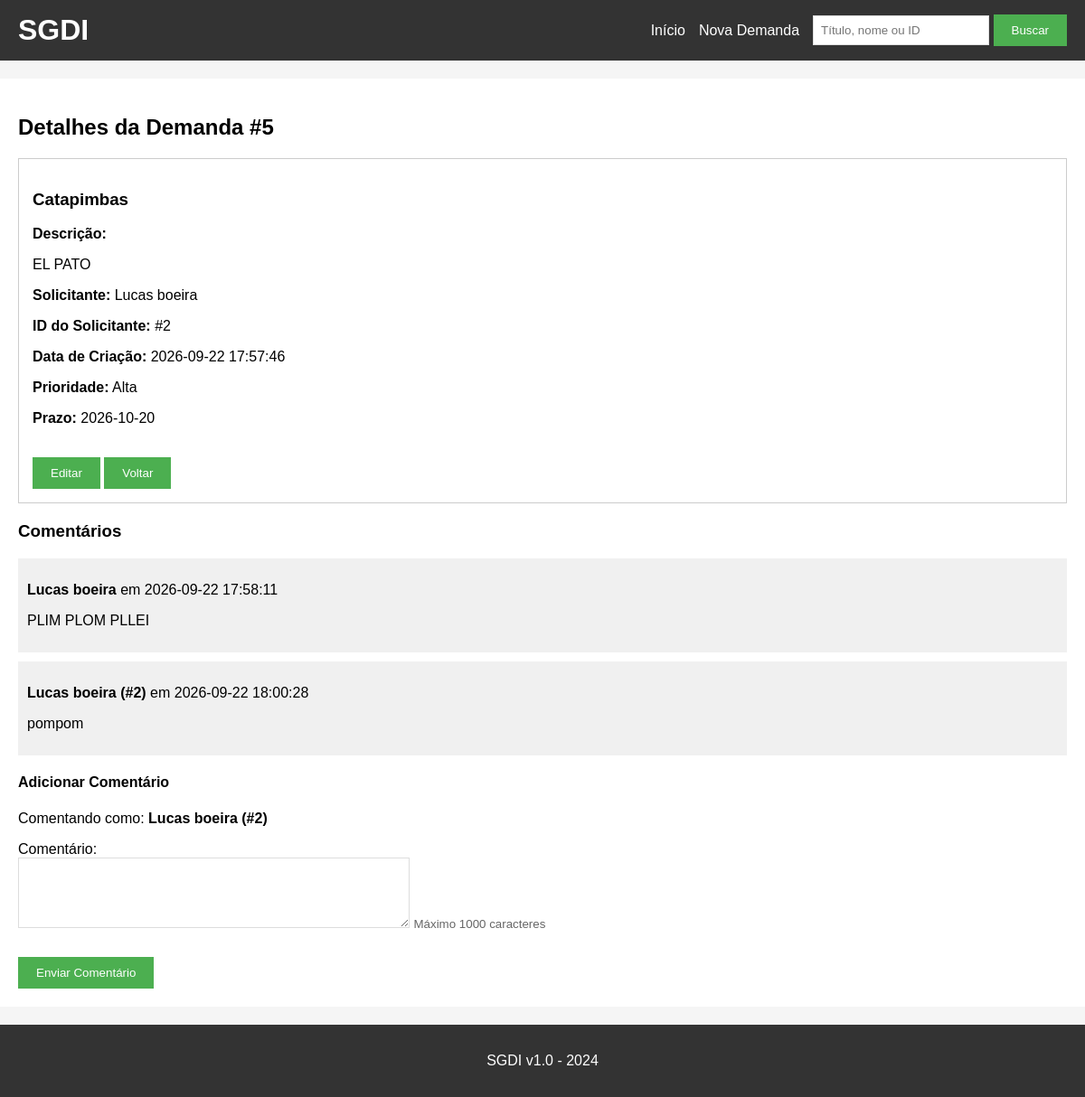
Before: /detalhes/5 (signed in) with the older database file.
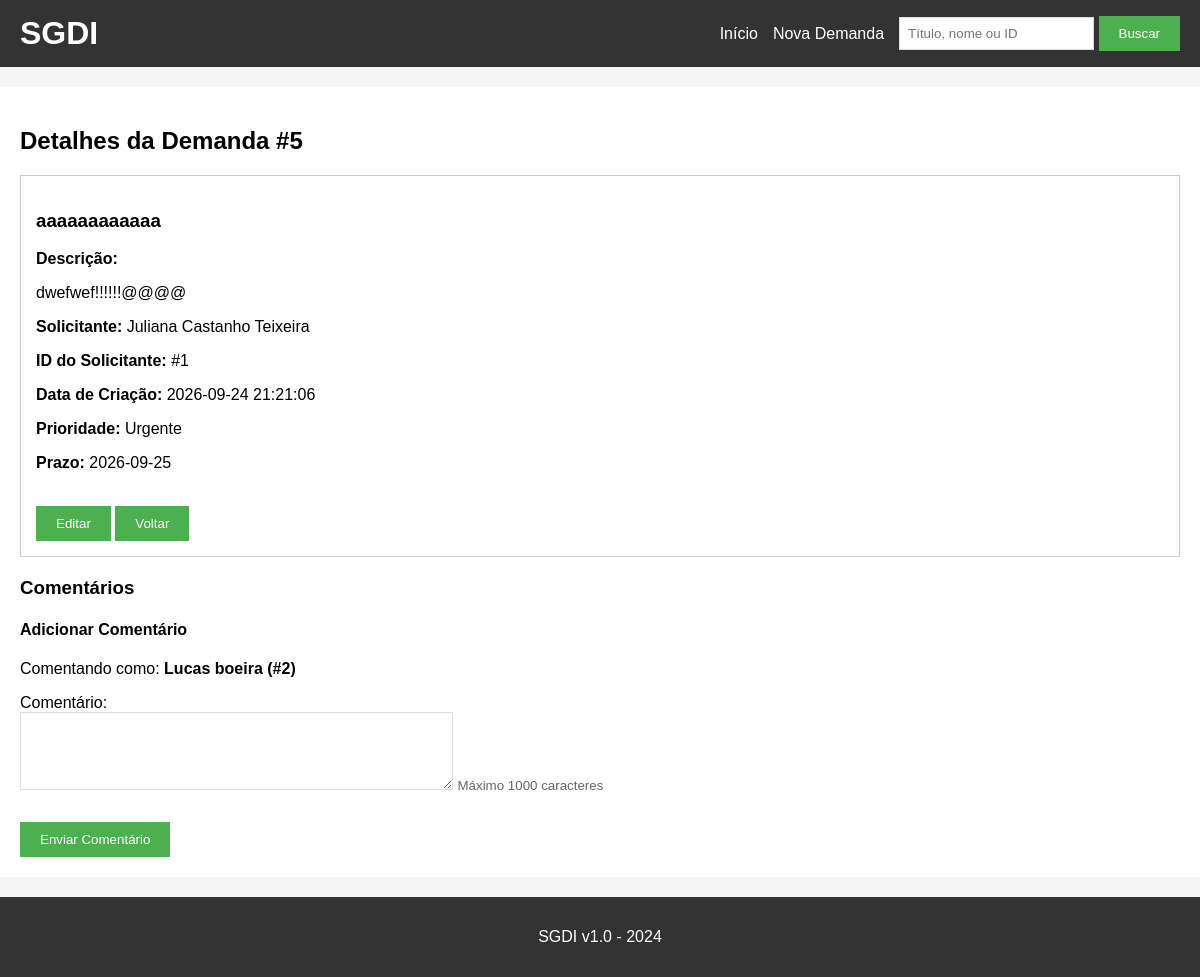
After: the same page with the newer database file.
### tables this page shows
CREATE TABLE demandas (
    id INTEGER PRIMARY KEY AUTOINCREMENT,
    titulo TEXT NOT NULL,
    descricao TEXT,
    solicitante TEXT,
    solicitante_id INTEGER,
    data_criacao TEXT,
    prioridade TEXT,
    prazo TEXT,
    FOREIGN KEY (solicitante_id) REFERENCES solicitantes (id)
);

CREATE TABLE comentarios (
    id INTEGER PRIMARY KEY AUTOINCREMENT,
    demanda_id INTEGER,
    comentario TEXT,
    autor TEXT,
    data TEXT,
    FOREIGN KEY (demanda_id) REFERENCES demandas (id)
);

### app.py (the view)
@app.route('/detalhes/<id>')
def detalhes(id):
    conn = get_db()
    cursor = conn.cursor()
    demanda = cursor.execute('SELECT * FROM demandas WHERE id=?', (id,)).fetchone()
    comentarios = cursor.execute('SELECT * FROM comentarios WHERE demanda_id=?', (id,)).fetchall()
    conn.close()
    return render_template('detalhes.html', demanda=demanda, comentarios=comentarios)

### app.py (called while the page is built)
def get_db():
    conn = sqlite3.connect('demandas.db')
    conn.row_factory = sqlite3.Row
    return conn

@app.before_request #Chama a função automaticamente antes de toda requisição
def verificar_login():
    if 'email' not in session and request.endpoint not in ['login', 'logout', 'static']:
        return redirect(url_for('login'))

### templates/detalhes.html
{% extends "base.html" %}
{% block content %}
<h2>Detalhes da Demanda #{{ demanda[0] }}</h2>
<div class="detail-box">
    <h3>{{ demanda[1] }}</h3>
    <p><strong>Descrição:</strong></p>
    <p>{{ demanda[2] }}</p>
    <p><strong>Solicitante:</strong> {{ demanda[3] }}</p>
    <p><strong>ID do Solicitante:</strong> #{{ demanda[4] }}</p>
    <p><strong>Data de Criação:</strong> {{ demanda[5] }}</p>
    <p><strong>Prioridade:</strong> {{ demanda[6] }}</p>
    <p><strong>Prazo:</strong> {{ demanda[7] }}</p>
    <br>
    <a href="/editar/{{ demanda[0] }}"><button>Editar</button></a>
    <a href="/"><button>Voltar</button></a>
</div>
<h3>Comentários</h3>
{% for comentario in comentarios %}
<div class="comment-box">
    <p><strong>{{ comentario[3] }}</strong> em {{ comentario[4] }}</p>
    <p>{{ comentario[2] }}</p>
</div>
{% endfor %}
<h4>Adicionar Comentário</h4>
<p>Comentando como: <strong>{{ session['usuario'] }} (#{{ session['usuario_id'] }})</strong></p>
<form method="POST" action="/adicionar_comentario/{{ demanda[0] }}">
    <div>
        <label>Comentário:</label><br>
        <textarea name="comentario" rows="4" cols="50" maxlength="1000" required></textarea>
        <small class="text-muted">Máximo 1000 caracteres</small>
    </div>
    <br>
    <button type="submit">Enviar Comentário</button>
</form>
{% endblock %}

### templates/base.html (shortened to what this page needs)
<!DOCTYPE html>
<html>
<head>
    <link rel="stylesheet" href="{{ url_for('static', filename='style.css') }}">
</head>
<body>
    <div class="header">
        <h1>SGDI</h1>
        {% if session.get('email') %}
        <div class="menu">
            <a href="/">Início</a>
            <a href="/nova_demanda">Nova Demanda</a>
            <form action="/buscar" method="GET" class="menu-busca">
                <input type="text" name="q" placeholder="Título, nome ou ID">
                <button type="submit">Buscar</button>
            </form>
        </div>
        {% endif %}
    </div>
    <div class="container {% block container_class %}{% endblock %}">
        {% block content %}{% endblock %}
    </div>
    <div class="footer">
        <p>SGDI v1.0 - 2024</p>
    </div>
</body>
</html>

### static/style.css (style rules this page uses)
* { box-sizing: border-box; }
body { font-family: Arial, sans-serif; background-color: #f5f5f5; padding: 0; margin: 0; display: flex; flex-direction: column; min-height: 100vh; }
.header { background-color: #333; color: white; padding: 15px 20px; display: flex; flex-wrap: wrap; justify-content: space-between; align-items: center; gap: 15px; }
.header h1 { margin: 0; }
.menu { display: flex; flex-wrap: wrap; align-items: center; gap: 15px; }
.menu a { color: white; text-decoration: none; }
.container { max-width: 1200px; margin: 20px auto; background: white; padding: 20px; flex: 1; width: 100%; }
.footer { background-color: #333; color: white; text-align: center; padding: 15px; width: 100%; margin-top: auto; }
button { background-color: #4CAF50; color: white; padding: 10px 20px; border: none; cursor: pointer; }
form div { margin-bottom: 10px; }
input[type="text"], input[type="email"], input[type="password"], textarea { padding: 8px; border: 1px solid #ddd; max-width: 100%; }
textarea { resize: vertical; }
.menu-busca { display: inline; }
.text-muted { color: #666; }
.detail-box { border: 1px solid #ccc; padding: 15px; margin-bottom: 20px; }

Changed rows visible on the page:
removed comentarios: autor "Lucas boeira", data "2026-09-22 17:58:11", comentario "PLIM PLOM PLLEI"
removed comentarios: autor "Lucas boeira (#2)", data "2026-09-22 18:00:28", comentario "pompom"
changed demandas id 5: titulo "Catapimbas" → "aaaaaaaaaaaa"; descricao "EL PATO" → "dwefwef!!!!!!@@@@"; solicitante "Lucas boeira" → "Juliana Castanho Teixeira"; solicitante "2" → "1"; data_criacao "2026-09-22 17:57:46" → "2026-09-24 21:21:06"; prioridade "Alta" → "Urgente"; prazo "2026-10-20" → "2026-09-25"
